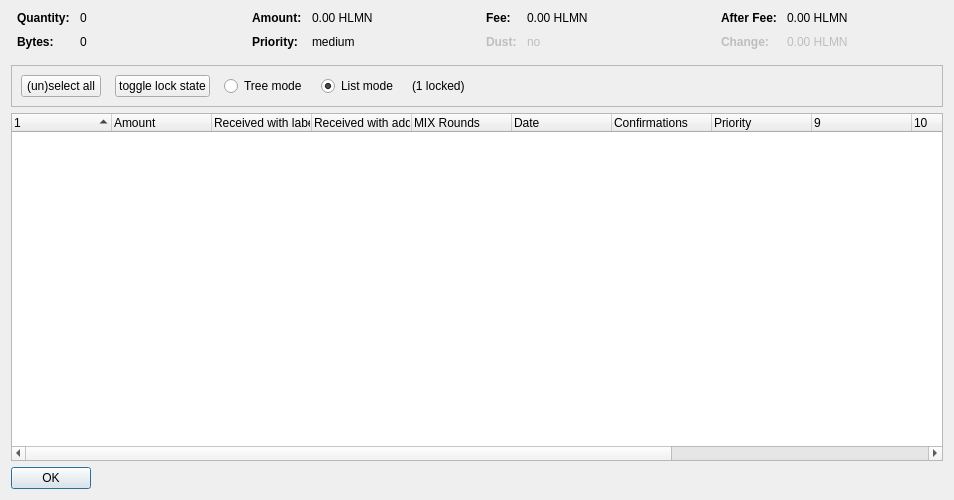
<?xml version="1.0" encoding="UTF-8"?>
<ui version="4.0">
 <class>CoinControlDialog</class>
 <widget class="QDialog" name="CoinControlDialog">
  <property name="geometry">
   <rect>
    <x>0</x>
    <y>0</y>
    <width>954</width>
    <height>500</height>
   </rect>
  </property>
  <property name="windowTitle">
   <string>Coin Selection</string>
  </property>
  <layout class="QVBoxLayout" name="verticalLayout">
   <item>
    <layout class="QHBoxLayout" name="horizontalLayoutTop" stretch="0,0,0,0">
     <property name="topMargin">
      <number>0</number>
     </property>
     <property name="bottomMargin">
      <number>10</number>
     </property>
     <item>
      <layout class="QFormLayout" name="formLayoutCoinControl1">
       <property name="horizontalSpacing">
        <number>10</number>
       </property>
       <property name="verticalSpacing">
        <number>10</number>
       </property>
       <property name="leftMargin">
        <number>6</number>
       </property>
       <property name="rightMargin">
        <number>6</number>
       </property>
       <item row="0" column="0">
        <widget class="QLabel" name="labelCoinControlQuantityText">
         <property name="font">
          <font>
           <weight>75</weight>
           <bold>true</bold>
          </font>
         </property>
         <property name="text">
          <string>Quantity:</string>
         </property>
        </widget>
       </item>
       <item row="0" column="1">
        <widget class="QLabel" name="labelCoinControlQuantity">
         <property name="cursor">
          <cursorShape>IBeamCursor</cursorShape>
         </property>
         <property name="contextMenuPolicy">
          <enum>Qt::ActionsContextMenu</enum>
         </property>
         <property name="text">
          <string notr="true">0</string>
         </property>
         <property name="textInteractionFlags">
          <set>Qt::LinksAccessibleByMouse|Qt::TextSelectableByKeyboard|Qt::TextSelectableByMouse</set>
         </property>
        </widget>
       </item>
       <item row="1" column="0">
        <widget class="QLabel" name="labelCoinControlBytesText">
         <property name="font">
          <font>
           <weight>75</weight>
           <bold>true</bold>
          </font>
         </property>
         <property name="text">
          <string>Bytes:</string>
         </property>
        </widget>
       </item>
       <item row="1" column="1">
        <widget class="QLabel" name="labelCoinControlBytes">
         <property name="cursor">
          <cursorShape>IBeamCursor</cursorShape>
         </property>
         <property name="contextMenuPolicy">
          <enum>Qt::ActionsContextMenu</enum>
         </property>
         <property name="text">
          <string notr="true">0</string>
         </property>
         <property name="textInteractionFlags">
          <set>Qt::LinksAccessibleByMouse|Qt::TextSelectableByKeyboard|Qt::TextSelectableByMouse</set>
         </property>
        </widget>
       </item>
      </layout>
     </item>
     <item>
      <layout class="QFormLayout" name="formLayoutCoinControl2">
       <property name="horizontalSpacing">
        <number>10</number>
       </property>
       <property name="verticalSpacing">
        <number>10</number>
       </property>
       <property name="leftMargin">
        <number>6</number>
       </property>
       <property name="rightMargin">
        <number>6</number>
       </property>
       <item row="0" column="0">
        <widget class="QLabel" name="labelCoinControlAmountText">
         <property name="font">
          <font>
           <weight>75</weight>
           <bold>true</bold>
          </font>
         </property>
         <property name="text">
          <string>Amount:</string>
         </property>
        </widget>
       </item>
       <item row="0" column="1">
        <widget class="QLabel" name="labelCoinControlAmount">
         <property name="cursor">
          <cursorShape>IBeamCursor</cursorShape>
         </property>
         <property name="contextMenuPolicy">
          <enum>Qt::ActionsContextMenu</enum>
         </property>
         <property name="text">
          <string notr="true">0.00 HLMN</string>
         </property>
         <property name="textInteractionFlags">
          <set>Qt::LinksAccessibleByMouse|Qt::TextSelectableByKeyboard|Qt::TextSelectableByMouse</set>
         </property>
        </widget>
       </item>
       <item row="1" column="0">
        <widget class="QLabel" name="labelCoinControlPriorityText">
         <property name="font">
          <font>
           <weight>75</weight>
           <bold>true</bold>
          </font>
         </property>
         <property name="text">
          <string>Priority:</string>
         </property>
        </widget>
       </item>
       <item row="1" column="1">
        <widget class="QLabel" name="labelCoinControlPriority">
         <property name="cursor">
          <cursorShape>IBeamCursor</cursorShape>
         </property>
         <property name="contextMenuPolicy">
          <enum>Qt::ActionsContextMenu</enum>
         </property>
         <property name="text">
          <string>medium</string>
         </property>
         <property name="textInteractionFlags">
          <set>Qt::LinksAccessibleByMouse|Qt::TextSelectableByKeyboard|Qt::TextSelectableByMouse</set>
         </property>
        </widget>
       </item>
      </layout>
     </item>
     <item>
      <layout class="QFormLayout" name="formLayoutCoinControl3">
       <property name="horizontalSpacing">
        <number>10</number>
       </property>
       <property name="verticalSpacing">
        <number>10</number>
       </property>
       <property name="leftMargin">
        <number>6</number>
       </property>
       <property name="rightMargin">
        <number>6</number>
       </property>
       <item row="0" column="0">
        <widget class="QLabel" name="labelCoinControlFeeText">
         <property name="font">
          <font>
           <weight>75</weight>
           <bold>true</bold>
          </font>
         </property>
         <property name="text">
          <string>Fee:</string>
         </property>
        </widget>
       </item>
       <item row="0" column="1">
        <widget class="QLabel" name="labelCoinControlFee">
         <property name="cursor">
          <cursorShape>IBeamCursor</cursorShape>
         </property>
         <property name="contextMenuPolicy">
          <enum>Qt::ActionsContextMenu</enum>
         </property>
         <property name="text">
          <string notr="true">0.00 HLMN</string>
         </property>
         <property name="textInteractionFlags">
          <set>Qt::LinksAccessibleByMouse|Qt::TextSelectableByKeyboard|Qt::TextSelectableByMouse</set>
         </property>
        </widget>
       </item>
       <item row="1" column="0">
        <widget class="QLabel" name="labelCoinControlLowOutputText">
         <property name="enabled">
          <bool>false</bool>
         </property>
         <property name="font">
          <font>
           <weight>75</weight>
           <bold>true</bold>
          </font>
         </property>
         <property name="text">
          <string>Dust:</string>
         </property>
        </widget>
       </item>
       <item row="1" column="1">
        <widget class="QLabel" name="labelCoinControlLowOutput">
         <property name="enabled">
          <bool>false</bool>
         </property>
         <property name="cursor">
          <cursorShape>IBeamCursor</cursorShape>
         </property>
         <property name="contextMenuPolicy">
          <enum>Qt::ActionsContextMenu</enum>
         </property>
         <property name="text">
          <string>no</string>
         </property>
         <property name="textInteractionFlags">
          <set>Qt::LinksAccessibleByMouse|Qt::TextSelectableByKeyboard|Qt::TextSelectableByMouse</set>
         </property>
        </widget>
       </item>
      </layout>
     </item>
     <item>
      <layout class="QFormLayout" name="formLayoutCoinControl4">
       <property name="horizontalSpacing">
        <number>10</number>
       </property>
       <property name="verticalSpacing">
        <number>10</number>
       </property>
       <property name="leftMargin">
        <number>6</number>
       </property>
       <property name="rightMargin">
        <number>6</number>
       </property>
       <item row="0" column="0">
        <widget class="QLabel" name="labelCoinControlAfterFeeText">
         <property name="font">
          <font>
           <weight>75</weight>
           <bold>true</bold>
          </font>
         </property>
         <property name="text">
          <string>After Fee:</string>
         </property>
        </widget>
       </item>
       <item row="0" column="1">
        <widget class="QLabel" name="labelCoinControlAfterFee">
         <property name="cursor">
          <cursorShape>IBeamCursor</cursorShape>
         </property>
         <property name="contextMenuPolicy">
          <enum>Qt::ActionsContextMenu</enum>
         </property>
         <property name="text">
          <string notr="true">0.00 HLMN</string>
         </property>
         <property name="textInteractionFlags">
          <set>Qt::LinksAccessibleByMouse|Qt::TextSelectableByKeyboard|Qt::TextSelectableByMouse</set>
         </property>
        </widget>
       </item>
       <item row="1" column="0">
        <widget class="QLabel" name="labelCoinControlChangeText">
         <property name="enabled">
          <bool>false</bool>
         </property>
         <property name="font">
          <font>
           <weight>75</weight>
           <bold>true</bold>
          </font>
         </property>
         <property name="text">
          <string>Change:</string>
         </property>
        </widget>
       </item>
       <item row="1" column="1">
        <widget class="QLabel" name="labelCoinControlChange">
         <property name="enabled">
          <bool>false</bool>
         </property>
         <property name="cursor">
          <cursorShape>IBeamCursor</cursorShape>
         </property>
         <property name="contextMenuPolicy">
          <enum>Qt::ActionsContextMenu</enum>
         </property>
         <property name="text">
          <string notr="true">0.00 HLMN</string>
         </property>
         <property name="textInteractionFlags">
          <set>Qt::LinksAccessibleByMouse|Qt::TextSelectableByKeyboard|Qt::TextSelectableByMouse</set>
         </property>
        </widget>
       </item>
      </layout>
     </item>
    </layout>
   </item>
   <item>
    <widget class="QFrame" name="frame">
     <property name="minimumSize">
      <size>
       <width>0</width>
       <height>40</height>
      </size>
     </property>
     <property name="frameShape">
      <enum>QFrame::StyledPanel</enum>
     </property>
     <property name="frameShadow">
      <enum>QFrame::Sunken</enum>
     </property>
     <layout class="QHBoxLayout" name="horizontalLayout">
      <item>
       <layout class="QHBoxLayout" name="horizontalLayoutPanel" stretch="0,0,0,0,0,0">
        <property name="spacing">
         <number>14</number>
        </property>
        <item>
         <widget class="QPushButton" name="pushButtonSelectAll">
          <property name="sizePolicy">
           <sizepolicy hsizetype="Maximum" vsizetype="Fixed">
            <horstretch>0</horstretch>
            <verstretch>0</verstretch>
           </sizepolicy>
          </property>
          <property name="text">
           <string>(un)select all</string>
          </property>
          <property name="autoDefault">
           <bool>false</bool>
          </property>
         </widget>
        </item>
        <item>
         <widget class="QPushButton" name="pushButtonToggleLock">
          <property name="sizePolicy">
           <sizepolicy hsizetype="Maximum" vsizetype="Fixed">
            <horstretch>0</horstretch>
            <verstretch>0</verstretch>
           </sizepolicy>
          </property>
          <property name="text">
           <string>toggle lock state</string>
          </property>
          <property name="autoDefault">
           <bool>false</bool>
          </property>
         </widget>
        </item>
        <item>
         <widget class="QRadioButton" name="radioTreeMode">
          <property name="sizePolicy">
           <sizepolicy hsizetype="Maximum" vsizetype="Fixed">
            <horstretch>0</horstretch>
            <verstretch>0</verstretch>
           </sizepolicy>
          </property>
          <property name="text">
           <string>Tree mode</string>
          </property>
         </widget>
        </item>
        <item>
         <widget class="QRadioButton" name="radioListMode">
          <property name="sizePolicy">
           <sizepolicy hsizetype="Maximum" vsizetype="Fixed">
            <horstretch>0</horstretch>
            <verstretch>0</verstretch>
           </sizepolicy>
          </property>
          <property name="text">
           <string>List mode</string>
          </property>
          <property name="checked">
           <bool>true</bool>
          </property>
         </widget>
        </item>
        <item>
         <widget class="QLabel" name="labelLocked">
          <property name="text">
           <string>(1 locked)</string>
          </property>
         </widget>
        </item>
        <item>
         <spacer name="horizontalSpacer">
          <property name="orientation">
           <enum>Qt::Horizontal</enum>
          </property>
          <property name="sizeHint" stdset="0">
           <size>
            <width>40</width>
            <height>20</height>
           </size>
          </property>
         </spacer>
        </item>
       </layout>
      </item>
     </layout>
    </widget>
   </item>
   <item>
    <widget class="CoinControlTreeWidget" name="treeWidget">
     <property name="contextMenuPolicy">
      <enum>Qt::CustomContextMenu</enum>
     </property>
     <property name="sortingEnabled">
      <bool>false</bool>
     </property>
     <property name="columnCount">
      <number>13</number>
     </property>
     <attribute name="headerShowSortIndicator" stdset="0">
      <bool>true</bool>
     </attribute>
     <attribute name="headerStretchLastSection">
      <bool>false</bool>
     </attribute>
     <column>
      <property name="text">
       <string/>
      </property>
     </column>
     <column>
      <property name="text">
       <string>Amount</string>
      </property>
     </column>
     <column>
      <property name="text">
       <string>Received with label</string>
      </property>
     </column>
     <column>
      <property name="text">
       <string>Received with address</string>
      </property>
     </column>
     <column>
      <property name="text">
       <string>MIX Rounds</string>
      </property>
     </column>
     <column>
      <property name="text">
       <string>Date</string>
      </property>
     </column>
     <column>
      <property name="text">
       <string>Confirmations</string>
      </property>
      <property name="toolTip">
       <string>Confirmed</string>
      </property>
     </column>
     <column>
      <property name="text">
       <string>Priority</string>
      </property>
     </column>
     <column>
      <property name="text">
       <string/>
      </property>
     </column>
     <column>
      <property name="text">
       <string/>
      </property>
     </column>
     <column>
      <property name="text">
       <string/>
      </property>
     </column>
     <column>
      <property name="text">
       <string/>
      </property>
     </column>
     <column>
      <property name="text">
       <string/>
      </property>
     </column>
    </widget>
   </item>
   <item>
    <widget class="QDialogButtonBox" name="buttonBox">
     <property name="sizePolicy">
      <sizepolicy hsizetype="Maximum" vsizetype="Fixed">
       <horstretch>0</horstretch>
       <verstretch>0</verstretch>
      </sizepolicy>
     </property>
     <property name="orientation">
      <enum>Qt::Horizontal</enum>
     </property>
     <property name="standardButtons">
      <set>QDialogButtonBox::Ok</set>
     </property>
    </widget>
   </item>
  </layout>
 </widget>
 <customwidgets>
  <customwidget>
   <class>CoinControlTreeWidget</class>
   <extends>QTreeWidget</extends>
   <header>coincontroltreewidget.h</header>
  </customwidget>
 </customwidgets>
 <resources/>
 <connections/>
</ui>
